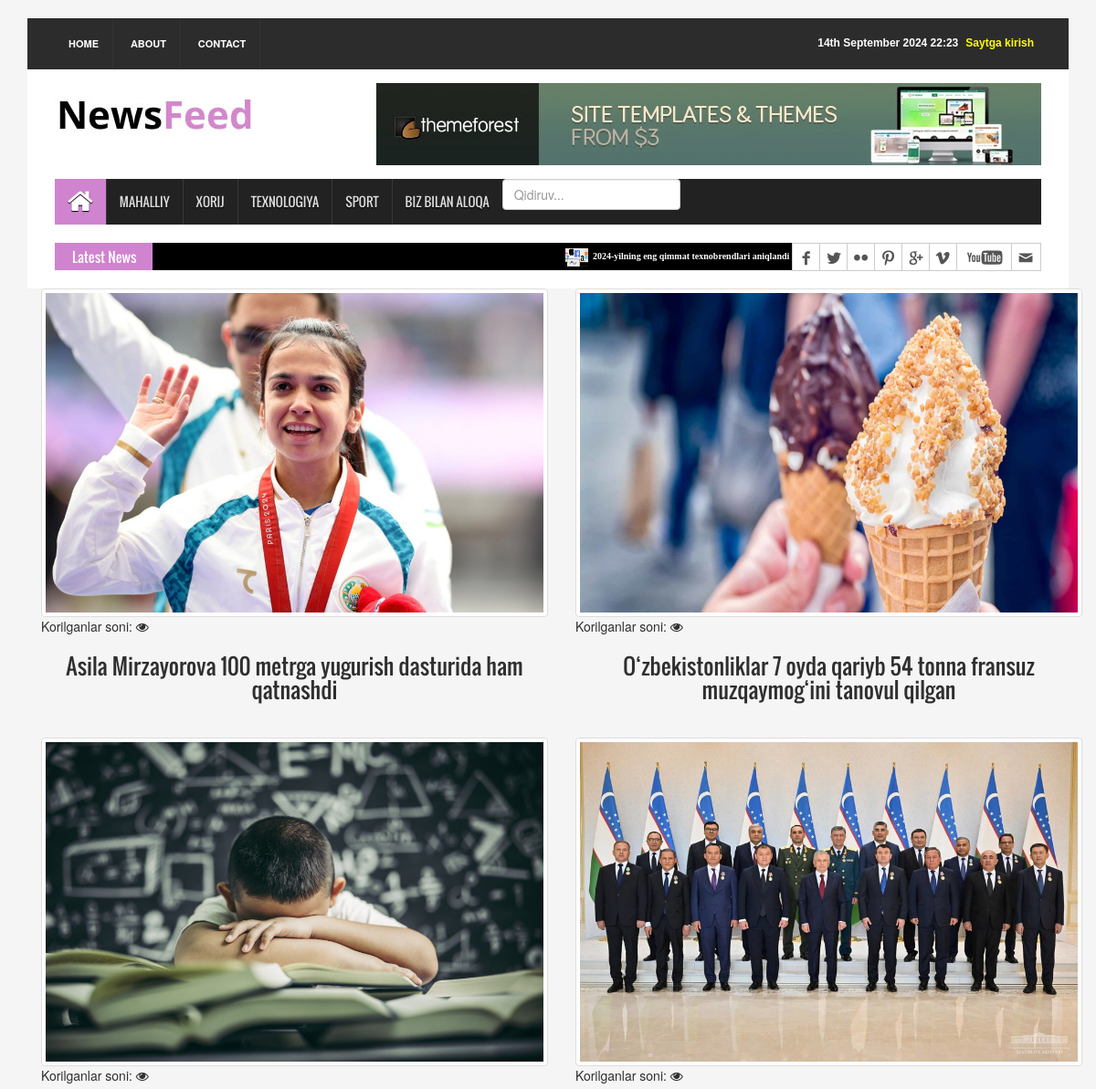
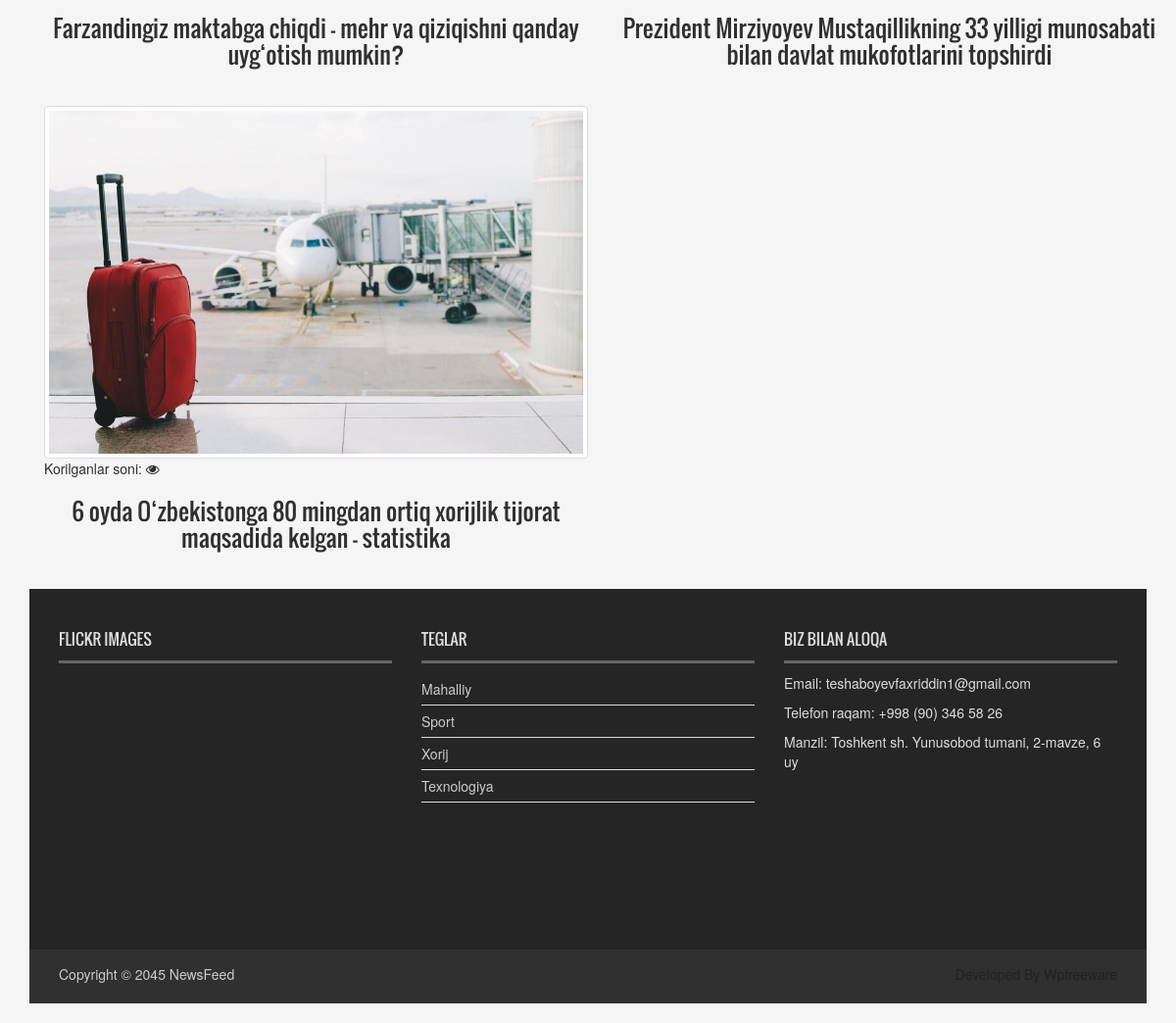
The app's page /local/ with its own data (2 pictures, top to bottom).
### news_app/models.py (models this page shows, shortened)
class News(models.Model):
    class Status(models.TextChoices):
        Draft = "DF", "Draft"
        Published = "PB", "Published"
    title = models.CharField(max_length=250)
    slug = models.SlugField(max_length=250)
    body = models.TextField()
    image = models.ImageField(upload_to='news/images')
    category = models.ForeignKey(Category,
                                 on_delete=models.CASCADE
                                 )
    publish_time = models.DateTimeField(default=timezone.now)
    created_time = models.DateTimeField(auto_now_add=True)
    updated_time = models.DateTimeField(auto_now=True)
    status = models.CharField(max_length=2,
                              choices=Status.choices,
                              default=Status.Draft
                              )
    objects = models.Manager() #default manager
    published = PublishedManager()
    class Meta:
        ordering = ["-publish_time"]
    def get_absolute_url(self):
        return reverse("news_detail_page", args=[self.slug])

class Category(models.Model):
    name = models.CharField(max_length=150)

### news_app/views.py (the view)
# urls.py: path('local/', LocalNewsView.as_view(), name = "local_news_page"),
class LocalNewsView(ListView):
    model = News
    template_name = 'news/mahalliy.html'
    context_object_name = 'mahalliy_yangiliklar'
    def get_queryset(self):
        news = self.model.published.all().filter(category__name="Mahalliy")
        return news

### news_app/context_processor.py (called while the page is built)
def latest_news(request):
    latest_news = News.published.all().order_by("-publish_time")[:10]
    categories = Category.objects.all()
    context = {
        'latest_news' : latest_news,
        "categories" : categories
    }
    return context

### news_app/models.py (called while the page is built)
    def get_queryset(self):
        return super().get_queryset().filter(status=News.Status.Published)

### templates/news/mahalliy.html (shortened to what this page needs)
{% extends 'news/base.html' %}
{% load static%}
{% load hitcount_tags %}
{% block content %}
<div class="container">
    <div class="row">
        {% for news in mahalliy_yangiliklar %}
        <div class="col-xs-6 " >
            <a href="{{ news.get_absolute_url }}" >
                <img src="{{ news.image.url }}" alt="{{ news.title }}" class="img-responsive img-thumbnail"  style="margin-bottom: 0; width: 555px; height: 360px;">
                <p>Korilganlar soni: <i class="fa fa-eye" aria-hidden="true"></i> {% get_hit_count for news %}</p>
                <h3 class="text-center font-weight-bold" style="margin-bottom: 40px;" >{{ news.title }}</h3>
            </a>
        </div>
        {% if forloop.counter|divisibleby:2 %}
        </div><div class="row">
        {% endif %}
        {% endfor %}
    </div>
</div>
{% endblock content %}

### templates/news/base.html (shortened to what this page needs)
{% load static %}
<!DOCTYPE html>
<html>
<head>
<link rel="stylesheet" type="text/css" href="{% static 'css/bootstrap.min.css'%}">
<link rel="stylesheet" type="text/css" href="{% static 'css/font-awesome.min.css'%}" >
<link rel="stylesheet" type="text/css" href="{% static 'css/animate.css'%}">
<link rel="stylesheet" type="text/css" href="{% static 'css/font.css'%}">
<link rel="stylesheet" type="text/css" href="{% static 'css/li-scroller.css'%}">
<link rel="stylesheet" type="text/css" href="{% static 'css/slick.css'%}">
<link rel="stylesheet" type="text/css" href="{% static 'css/jquery.fancybox.css'%}">
<link rel="stylesheet" type="text/css" href="{% static 'css/theme.css'%}">
<link rel="stylesheet" type="text/css" href="{% static 'css/style.css'%}">
</head>
<body>
<div class="container">
  <header id="header">
    <div class="row">
      <div class="col-lg-12 col-md-12 col-sm-12">
        <div class="header_top">
          <div class="header_top_left">
            <ul class="top_nav">
              <li><a href="{% url 'home_page' %}">Home</a></li>
              <li><a href="{% url 'about_page'%}">About</a></li>
              <li><a href="{% url 'contact_page' %}">Contact</a></li>
            </ul>
          </div>
          <div class="header_top_right">
            {% if request.user.is_authenticated %}
              <p><a href="{% url 'logout' %}" style="color:palegreen">Logout</a></p>
              <p><a href="{% url 'user_profile'%}" style="color:yellow"  >My profile</a></p>
            {% else %}
              <p><a href="{% url 'login' %}" style="color:yellow">Saytga kirish</a></p>
            {% endif %}
            <p>{% now "jS F Y H:i" %}</p>
          </div>
        </div>
      </div>
      <div class="col-lg-12 col-md-12 col-sm-12">
        <div class="header_bottom">
          <div class="logo_area"><a href="{% url 'home_page'%}" class="logo"><img src="{% static 'images/logo.jpg'%}" alt=""></a></div>
          <div class="add_banner"><a href="#"><img src="{% static 'images/addbanner_728x90_V1.jpg'%}" alt=""></a></div>
        </div>
      </div>
    </div>
  </header>
  <section id="navArea">
    <nav class="navbar navbar-inverse" role="navigation">
      <div id="navbar" class="navbar-collapse collapse">
        <ul class="nav navbar-nav main_nav">
          <li class="active"><a href="{% url 'home_page' %}"><span class="fa fa-home desktop-home"></span><span class="mobile-show">Home</span></a></li>
          <li><a href="{% url 'local_news_page'%}">Mahalliy</a></li>
          <li><a href="{% url 'foreign_news_page'%}">Xorij</a></li>
          <li><a href="{% url 'technology_news_page'%}">Texnologiya</a></li>
          <li><a href="{% url 'sport_news_page'%}">Sport</a></li>
          <li><a href="{% url 'contact_page' %}">Biz bilan aloqa</a></li>
          <li>
            <form method="get" action="{% url 'search_results' %}">
              <input type="search" name="q" placeholder="Qidiruv..." class="form-control">
            </form>
          </li>
        </ul>
      </div>
    </nav>
  </section>
  <section id="newsSection">
    <div class="row">
      <div class="col-lg-12 col-md-12">
        <div class="latest_newsarea"> <span>Latest News</span>
          <ul id="ticker01" class="news_sticker">
              {% for news in latest_news %}
            <li><a href="{% url 'news_detail_page' news.slug %}"><img src="{{news.image.url}}" alt="">{{ news.title }}</a></li>
              {% endfor %}
          </ul>
          <div class="social_area">
            <ul class="social_nav">
              <li class="facebook"><a href="#"></a></li>
              <li class="twitter"><a href="#"></a></li>
              <li class="flickr"><a href="#"></a></li>
              <li class="pinterest"><a href="#"></a></li>
              <li class="googleplus"><a href="#"></a></li>
              <li class="vimeo"><a href="#"></a></li>
              <li class="youtube"><a href="#"></a></li>
              <li class="mail"><a href="#"></a></li>
            </ul>
          </div>
        </div>
      </div>
    </div>
  </section>
    {% block content %}
    {% endblock content %}
  <footer id="footer">
    <div class="footer_top">
      <div class="row">
        <div class="col-lg-4 col-md-4 col-sm-4">
          <div class="footer_widget wow fadeInLeftBig">
            <h2>Flickr Images</h2>
          </div>
        </div>
        <div class="col-lg-4 col-md-4 col-sm-4">
          <div class="footer_widget wow fadeInDown">
            <h2>Teglar</h2>
            <ul class="tag_nav">
              {% for kategory in categories %}
              <li><a href="#">{{kategory.name}}</a></li>
              {% endfor %}
            </ul>
          </div>
        </div>
        <div class="col-lg-4 col-md-4 col-sm-4">
          <div class="footer_widget wow fadeInRightBig">
            <h2>Biz bilan aloqa</h2>
            <p>Email: teshaboyevfaxriddin1@gmail.com</p>
            <p>Telefon raqam: +998 (90) 346 58 26</p>
            <address>
            Manzil: Toshkent sh. Yunusobod tumani, 2-mavze, 6 uy
            </address>
          </div>
        </div>
      </div>
    </div>
    <div class="footer_bottom">
      <p class="copyright">Copyright &copy; 2045 <a href="index.html">NewsFeed</a></p>
      <p class="developer">Developed By Wpfreeware</p>
    </div>
  </footer>
</div>
</body>

### static/css/li-scroller.css (style rules this page uses)
ul.newsticker { position:relative; left:750px; font:bold 10px Verdana; list-style-type:none; margin:0; padding:0 }
ul.newsticker li { float:left; margin:0; padding:0 }
ul.newsticker a { white-space:nowrap; padding:0; color:#fff; margin:0 50px 0 0 }
ul.newsticker a > img { height:20px; margin-right:5px; width:25px }

### static/css/theme.css (style rules this page uses)
.navbar-inverse .navbar-nav > .active > a, .navbar-inverse .navbar-nav > .active > a:hover, .navbar-inverse .navbar-nav > .active > a:focus { background-color:#d083cf }
.latest_newsarea span { background:none repeat scroll 0 0 #d083cf }

### records on screen
News: image (picture), title "2024-yilning eng qimmat texnobrendlari aniqlandi"
News: image (picture), title "Asila Mirzayorova 100 metrga yugurish dasturida ham qatnashdi"
News: image (picture), title "O‘zbekistonliklar 7 oyda qariyb 54 tonna fransuz muzqaymog‘ini tanovul qilgan"
News: image (picture), title "Farzandingiz maktabga chiqdi – mehr va qiziqishni qanday uyg‘otish mumkin?"
News: image (picture), title "Prezident Mirziyoyev Mustaqillikning 33 yilligi munosabati bilan davlat mukofotlarini topshirdi"
News: image (picture), title "6 oyda O‘zbekistonga 80 mingdan ortiq xorijlik tijorat maqsadida kelgan – statistika"
Category: name "Mahalliy"
Category: name "Sport"
Category: name "Xorij"
Category: name "Texnologiya"
